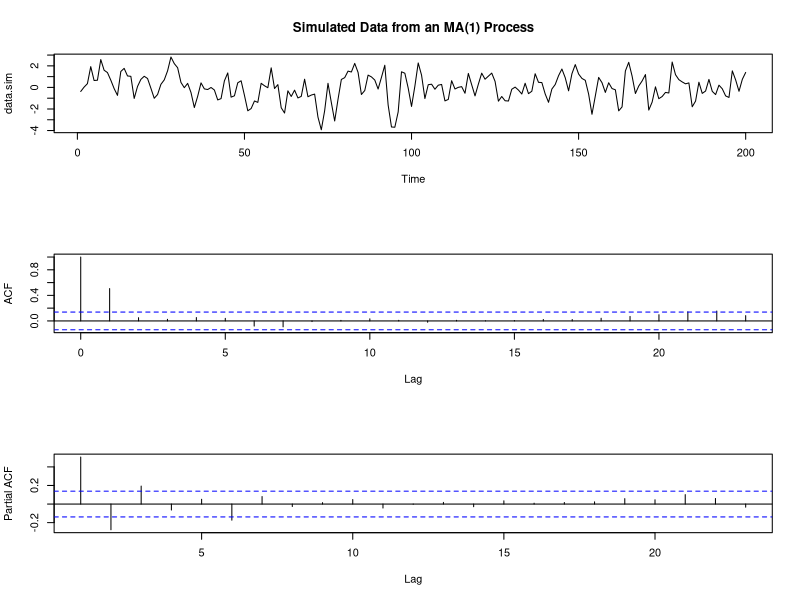
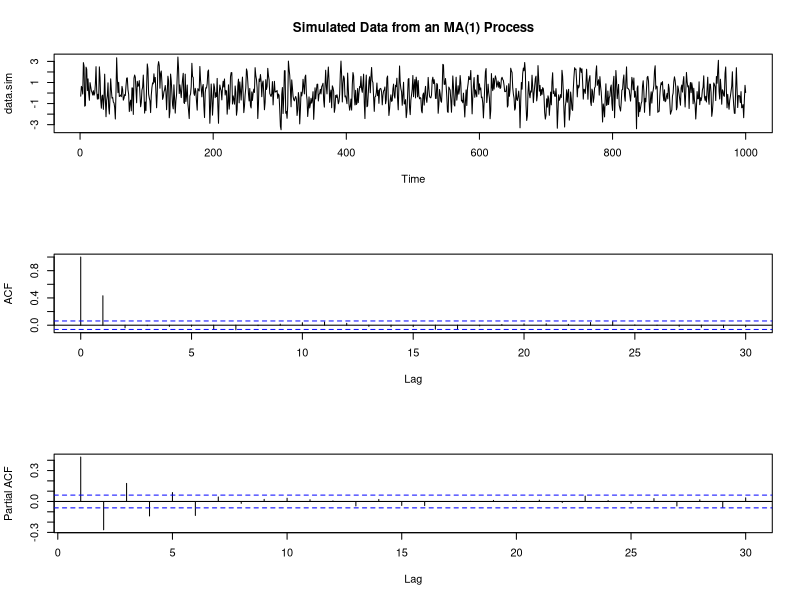
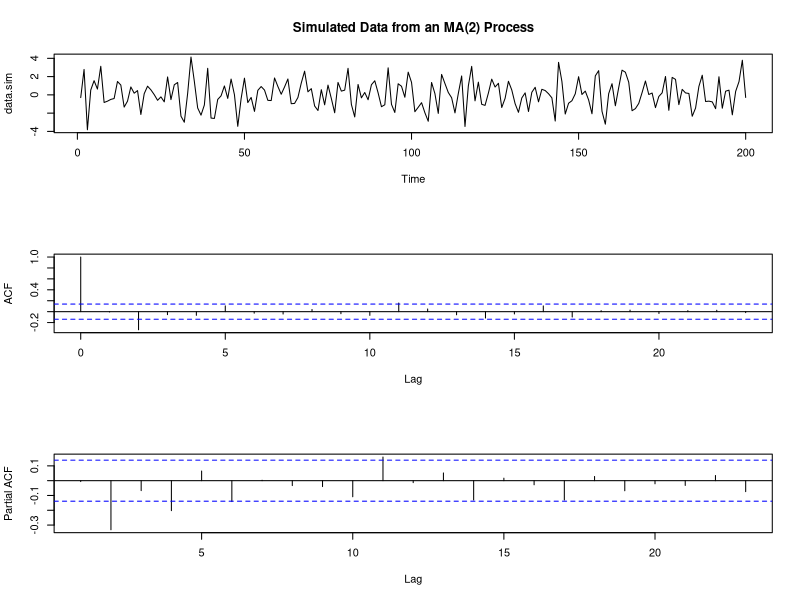
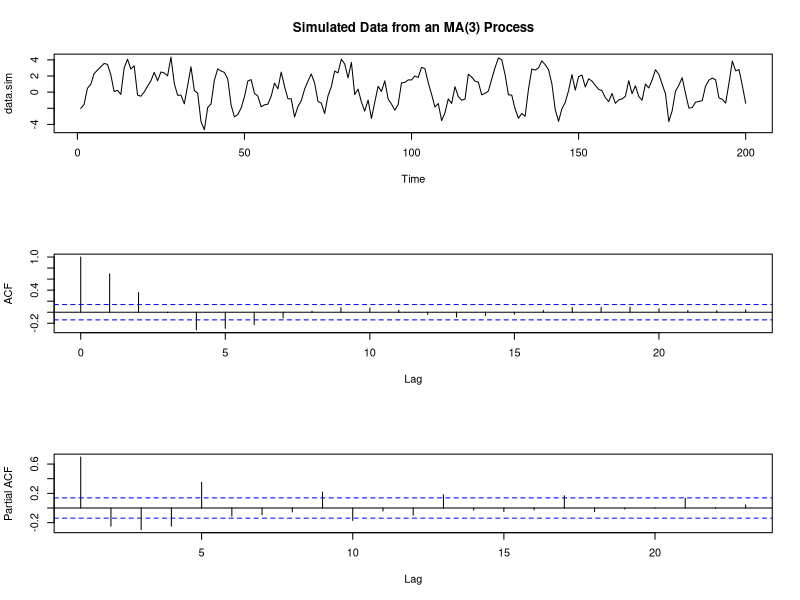
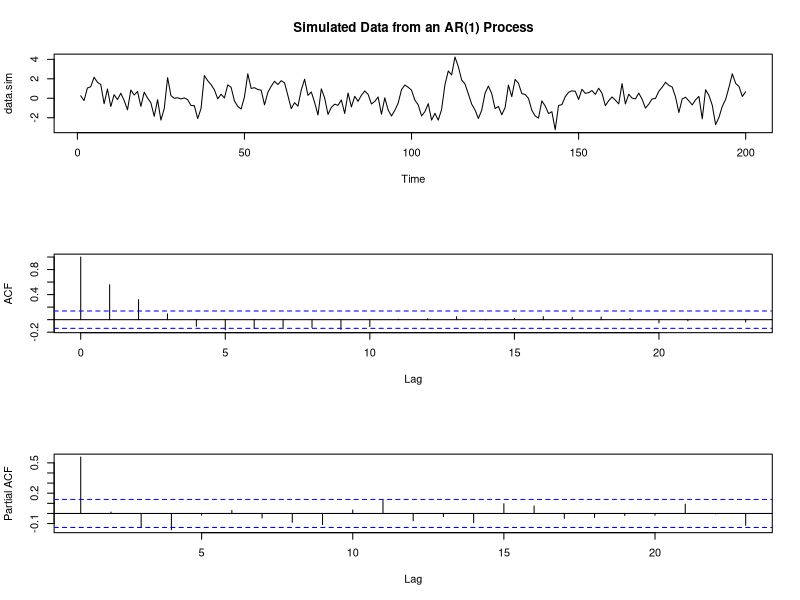
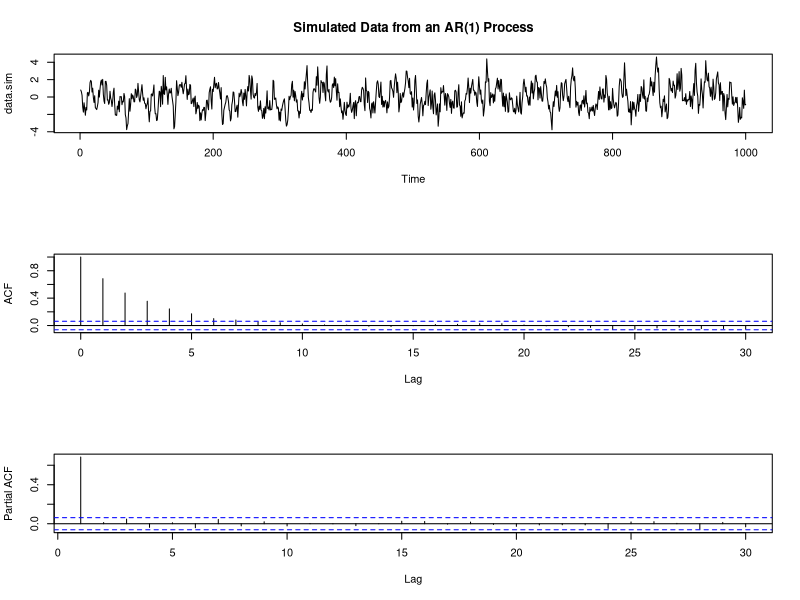
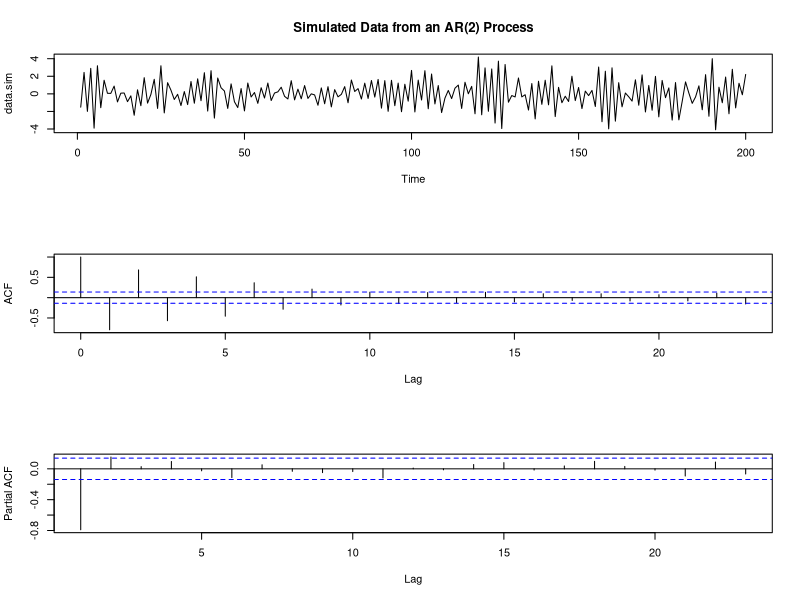
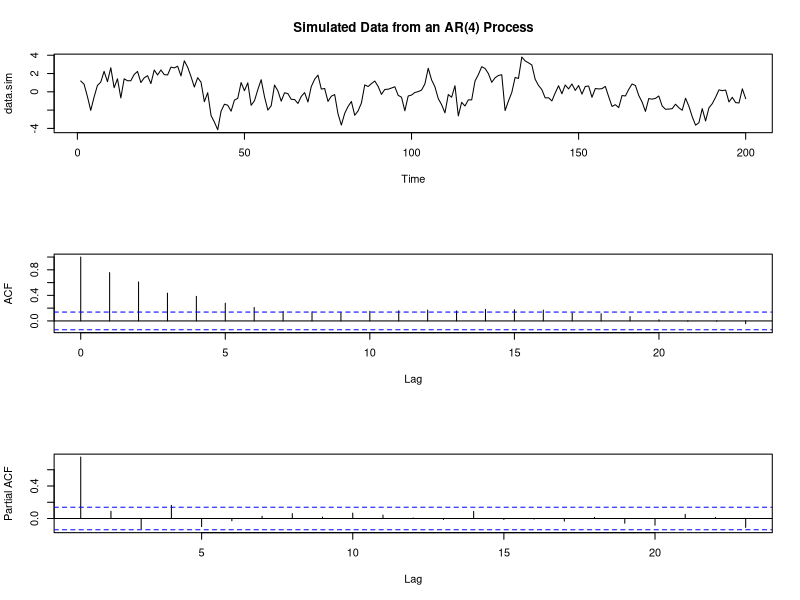

R code for these plots, in order:
rm(list=ls())
cat("\014")
par(mfrow=c(1,1))

# MA(1) with n = 200
par(mfcol=c(3,1))
data.sim <- arima.sim(n = 200, list(ma = c(0.7)), sd = sqrt(1))
plot(data.sim, main="Simulated Data from an MA(1) Process")
acf(data.sim, main = "")
pacf(data.sim, main = "")
# or: acf(data.sim, type="partial")

# MA(1) with n = 1000
par(mfcol=c(3,1))
data.sim <- arima.sim(n = 1000, list(ma = c(0.7)), sd = sqrt(1))
plot(data.sim, main="Simulated Data from an MA(1) Process")
acf(data.sim, main = "")
pacf(data.sim, main = "")

# MA(2) with n = 200
par(mfcol=c(3,1))
data.sim <- arima.sim(n = 200, list(ma = c(0.7,-1)), sd = sqrt(1))
plot(data.sim, main="Simulated Data from an MA(2) Process")
acf(data.sim, main = "")
pacf(data.sim, main = "")

# MA(3) with n = 200
par(mfcol=c(3,1))
data.sim <- arima.sim(n = 200, list(ma = c(1,1,1)), sd = sqrt(1))
plot(data.sim, main="Simulated Data from an MA(3) Process")
acf(data.sim, main = "")
pacf(data.sim, main = "")

# AR(1) with n = 200
par(mfcol=c(3,1))
data.sim <- arima.sim(n = 200, list(ar = c(0.7)), sd = sqrt(1))
plot(data.sim, main="Simulated Data from an AR(1) Process")
acf(data.sim, main = "")
pacf(data.sim, main = "")

# AR(1) with n = 1000
par(mfcol=c(3,1))
data.sim <- arima.sim(n = 1000, list(ar = c(0.7)), sd = sqrt(1))
plot(data.sim, main="Simulated Data from an AR(1) Process")
acf(data.sim, main = "")
pacf(data.sim, main = "")

# AR(2) with n = 200
par(mfcol=c(3,1))
data.sim <- arima.sim(n =200, list(ar = c(-0.7, 0.1)), sd = sqrt(1))
plot(data.sim, main="Simulated Data from an AR(2) Process")
acf(data.sim, main = "")
pacf(data.sim, main = "")

# AR(4) with n = 200
par(mfcol=c(3,1))
data.sim <- arima.sim(n = 200, list(ar = c(0.7, 0.1, -0.2, 0.1)), sd = sqrt(1))
plot(data.sim, main="Simulated Data from an AR(4) Process")
acf(data.sim, main = "")
pacf(data.sim, main = "")

# ARMA(1,1) with n = 200
par(mfcol=c(3,1))
data.sim <- arima.sim(n = 200, list(ar=c(0.5) , ma = c(1)), sd = sqrt(1))
plot(data.sim, main="Simulated Data from an ARMA(1,1) Process")
acf(data.sim, main = "")
pacf(data.sim, main = "")

# ARMA(2,1) with n = 200
par(mfcol=c(3,1))
data.sim <- arima.sim(n = 200, list(ar=c(0.3,0.65) , ma = c(-0.5)), sd = sqrt(1))
plot(data.sim, main="Simulated Data from an ARMA(2,1) Process")
acf(data.sim, main = "")
pacf(data.sim, main = "")

